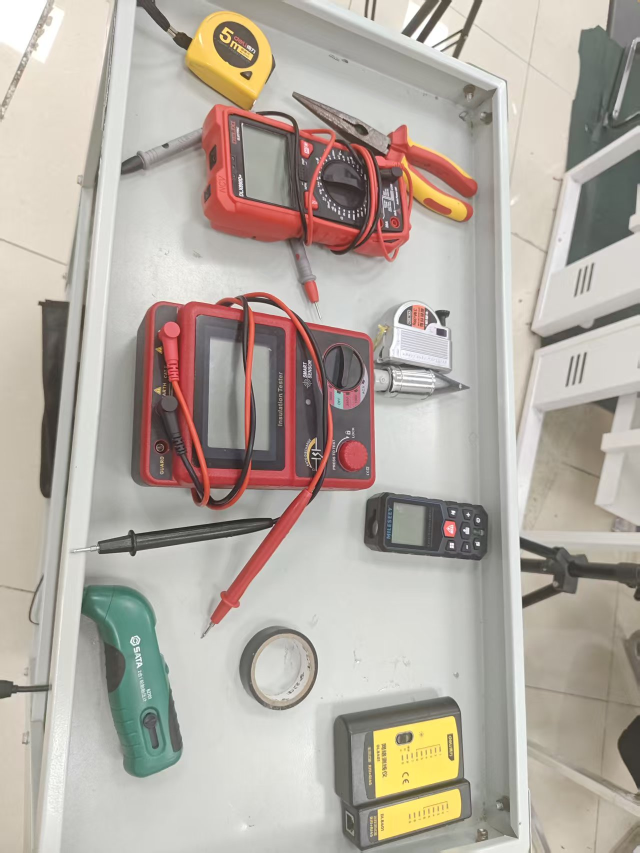
#> input picture data/samples/all.jpg, 1279 x 1706 px (shown at 1/2 size)
$ python -i detector.py   (imports and definitions only)
#> lines starting #> are read from the running program, lines starting #| are printed output that depends on the picture; after the words box and inside, x2 and y2 are one past the last pixel; in counts of white or black regions, pixels touching at a corner belong together
#> further down, picture is the input picture: shape (1706, 1279, 3); mean B, G, R 161.9, 171.1, 179.3
"""SIFT 特征匹配 + Lowe's ratio test + RANSAC 几何校验。

检测核心逻辑。给定一张场景图和一组模板（含 kp/des），返回检测到的工具集合
以及每个工具的 RANSAC 内点数。
"""
import cv2
import numpy as np

INLIER_THRESHOLD = 10
RATIO = 0.75
# 弱匹配通道：内点在 [WEAK_INLIER_MIN, INLIER_THRESHOLD) 之间、且空间高度聚拢（紧凑）时，
# 也算识别。用于捞回无纹理工具（如绝缘钢丝钳）那种"真但弱"的匹配——它内点虽少但紧紧
# 抱在物体上；而散落乱解（如磁力线坠在多工具图里横扫全图）不紧凑，会被挡掉。
# 仅在多工具场景启用（单工具特写走严格阈值，避免放松）。
WEAK_INLIER_MIN = 5
COMPACT_FRAC = 0.3   # 紧凑判定：内点框宽/高均需 < 画面对应边的此比例
# 匹配区域最小散布面积（内点凸包面积，像素²）：RANSAC 有时会接受"退化单应"——
# 把模板所有点塌到一个位置或一条线上，内点数虚高但几何无意义（假匹配）。
# 真实物体匹配的内点会铺满物体轮廓，凸包面积远大于此；实测真匹配最小也 >600，
# 故取 300 既能挡掉塌缩假匹配，又不误伤任何真匹配。
MIN_INLIER_AREA = 300
# 自适应阈值参数：当画面里出现"压倒性匹配"时（≥ STRONG_PEAK），
# 把阈值提到 max × DOMINANT_RATIO，挡掉低质量的偶然匹配
STRONG_PEAK = 300
DOMINANT_RATIO = 0.3

# ---- 颜色旁路：绝缘钢丝钳 ----
# 钢丝钳手柄是红+黄双色，这是它独有的、且不随视角/角度变化的特征；而 SIFT 只看灰度，
# 把颜色信息全扔了，导致它在任何场景都只有 5~7 内点、识别不出。用"红黄相邻块"面积补这个盲区。
# 实测：有钳子的图占比 3.8~9.9‰，无钳子的图 ≤0.61‰，取 1.2‰ 分离干净、误报极低。
PLIERS_NAME = "绝缘钢丝钳"
PLIERS_COLOR_THRESHOLD = 1.2   # 红黄相邻最大连通块占画面比例（千分比）


def red_yellow_pliers_score(frame_bgr):
    """画面里"红、黄两色相邻"的最大连通块占整图的比例（千分比）。

    钢丝钳红黄手柄相挨，膨胀后红区与黄区会重叠；纯红或纯黄的工具（万用表、网线测线仪等）
    不会产生红黄重叠，所以这个分数对钢丝钳高度特异。颜色检测天然不随角度/尺度变化。
    """
    h, w = frame_bgr.shape[:2]
#> h = 1706; w = 1279
    hsv = cv2.cvtColor(frame_bgr, cv2.COLOR_BGR2HSV)
#> hsv: shape (1706, 1279, 3); mean H, S, V 37, 28.9, 180.8
    red = (cv2.inRange(hsv, (0, 90, 70), (10, 255, 255))
           | cv2.inRange(hsv, (160, 90, 70), (179, 255, 255)))
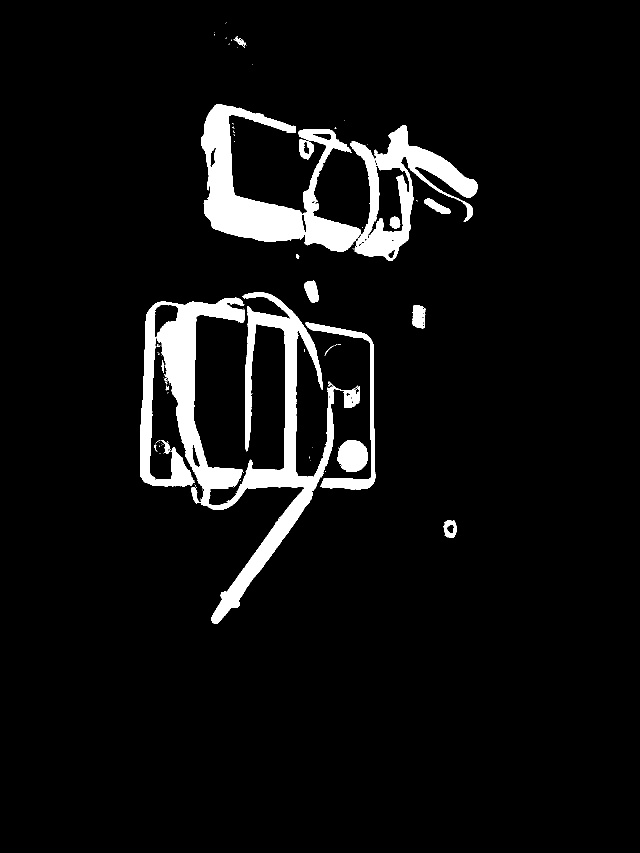
#> red: shape (1706, 1279) (shown at 1/2 size); 6.2% white; 100 white regions (82 under 20 px), largest, box (x1, y1, x2, y2) and area: (280, 585, 720, 1248) 65702, (402, 208, 722, 504) 34224, (700, 250, 955, 522) 20689
    yellow = cv2.inRange(hsv, (18, 90, 90), (36, 255, 255))
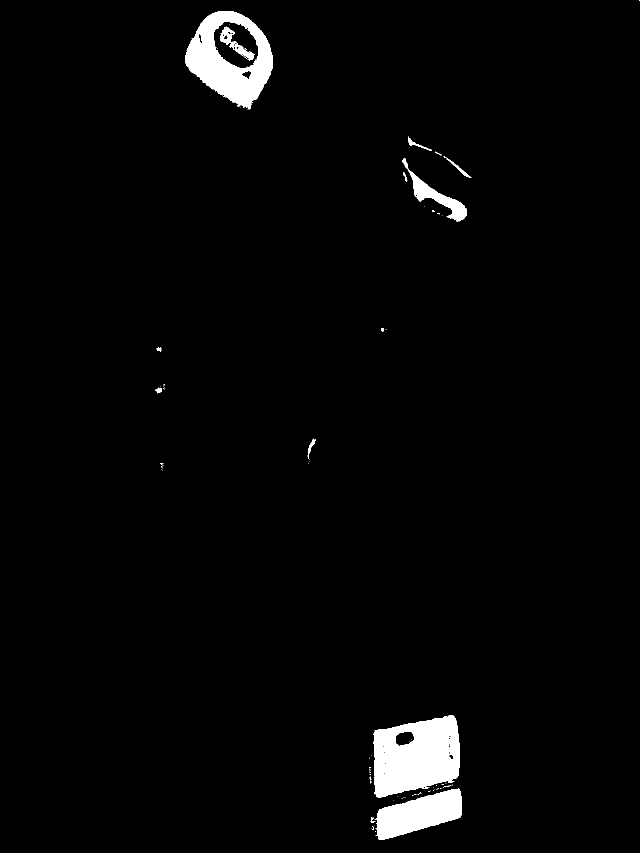
#> yellow: shape (1706, 1279) (shown at 1/2 size); 2.5% white; 86 white regions (72 under 20 px), largest, box (x1, y1, x2, y2) and area: (747, 1431, 920, 1596) 21295, (370, 22, 546, 219) 17116, (751, 1577, 924, 1680) 10425
    # 膨胀核随分辨率缩放（让"相邻"判定与画面大小无关）
    ksz = max(11, int(min(h, w) * 0.02))
#> ksz = 25
    k = cv2.getStructuringElement(cv2.MORPH_ELLIPSE, (ksz, ksz))
    inter = cv2.bitwise_and(cv2.dilate(red, k), cv2.dilate(yellow, k))
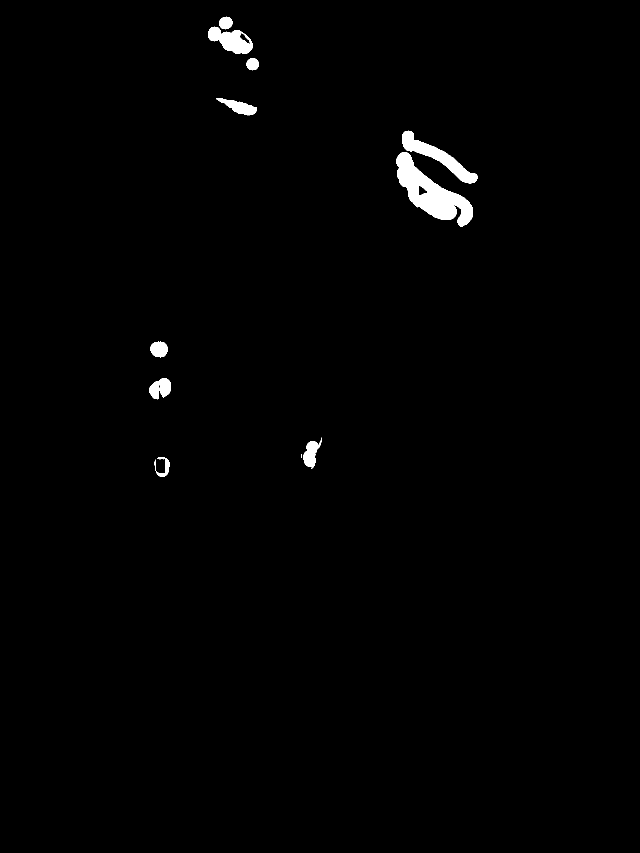
#> inter: shape (1706, 1279) (shown at 1/2 size); 1% white; 12 white regions (1 under 20 px), largest, box (x1, y1, x2, y2) and area: (793, 304, 945, 454) 9156, (804, 261, 955, 367) 4029, (416, 53, 506, 108) 2754
    inter = cv2.morphologyEx(inter, cv2.MORPH_OPEN, np.ones((5, 5), np.uint8))
#> inter: shape (1706, 1279); 0.99% white; 10 white regions, largest, box (x1, y1, x2, y2) and area: (793, 305, 945, 453) 9151, (804, 262, 955, 367) 4024, (416, 54, 506, 107) 2641
    n, _, stats, _ = cv2.connectedComponentsWithStats(inter)
#> n = 11; stats = [[0, 0, 1279, 1706, 2160422], [438, 34, 27, 24, 530], [416, 54, 90, 53, 2641], [493, 117, 25, 23, 475], [438, 197, 76, 33, 1257], [804, 262, 151, 105, 4024], [793, 305, 152, 148, 9151], [301, 684, 34, 30, 861], [298, 757, 44, 41, 1248], [607, 883, 31, 50, 1073], [316, 919, 23, 34, 292]]
    big = int(max(stats[1:, cv2.CC_STAT_AREA])) if n > 1 else 0
#> big = 9151
    return big / (h * w) * 1000.0


class ToolDetector:
    # [151 lines left out: functions __init__, detect, _match_one, not called in this run]

>>> import cv2
>>> picture = cv2.imread('../../../data/samples/all.jpg')
>>> result = red_yellow_pliers_score(picture)
#> result = 4.19
